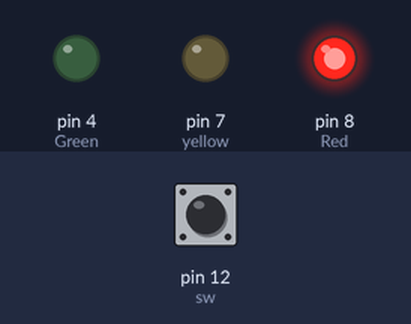
Simulated run of this sketch. Board: Arduino Uno, built with avr-gcc and run on an emulated ATmega328P. On the bench: output pins drawn as LEDs (lit = HIGH). Inputs (shaded band) come from the test bench; at power-on: pin 12 (sw) HIGH.

Above: at 3.8 s.
3.9 s: pin 12 (sw) pulled LOW for 1.3 s
At 4.4 s:
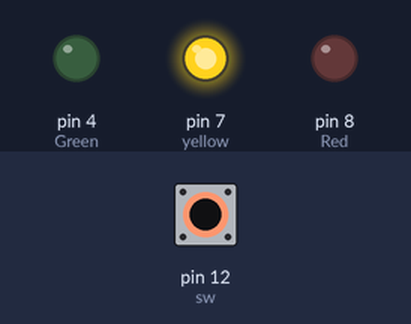
At 6.3 s:
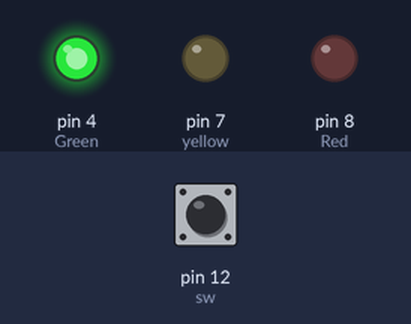
Timing chart, 0 to 7.8 s (numbered marks = the images above; inputs shaded):
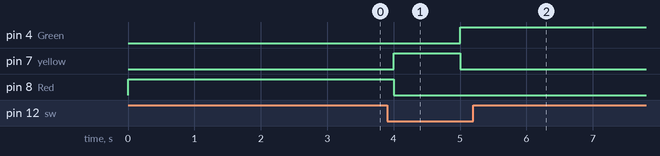

Measured:
- after the input at 3.9 s, pin 4 (Green): LOW → HIGH after 1.1 s; pin 7 (yellow): LOW → HIGH after 0.10 s, → LOW 1.0 s later; pin 8 (Red): HIGH → LOW after 0.10 s

The sketch:

Project_1.ino
```cpp
#define sw 12
#define Red 8
#define yellow 7
#define Green 4
int c=0;
void setup() {
  // put your setup code here, to run once:
pinMode(sw,INPUT);
pinMode(Red,OUTPUT);
pinMode(yellow,OUTPUT);
pinMode(Green,OUTPUT);
digitalWrite(sw,HIGH);
}
void loop() {
  // put your main code here, to run repeatedly:
  if(c==0){
    digitalWrite(Red,HIGH);
    digitalWrite(yellow,LOW);
    digitalWrite(Green,LOW);
    delay(1000);

  }if(c==1){
    digitalWrite(yellow,HIGH);
    digitalWrite(Red,LOW);
    digitalWrite(Green,LOW);
    delay(1000);

  }if(c==2){
    digitalWrite(Green,HIGH);
    digitalWrite(Red,LOW);
    digitalWrite(yellow,LOW);
    delay(1000);

  }else{
    digitalWrite(Red,LOW);
     digitalWrite(yellow,LOW);
     digitalWrite(Green,LOW);}
  if(digitalRead(sw)==LOW){
    c++;
    if(c>2) c=0;
    }

}
```

Better_Calculator.c
```cpp
#include<stdio.h>
int main(){

double x;
double y;
char operator;

printf("Enter a num: ");
scanf("%lf",&x);
printf("Enter an operator: ");
scanf(" %c",&operator);
printf("Enter a num: ");
scanf("%lf",&y);
switch(operator){

case('+'):printf("%f",x+y);break;
case('-'):printf("%f",x-y);break;
case('/'):printf("%f",x/y);break;
case('*'):printf("%f",x*y);break;

}


}
```

Guess_Game.c
```cpp
#include<stdio.h>
int main(){
    int guess,GuessLimit=0,count=0;

while(guess!=5&&GuessLimit==0){
     if(count<3){
    scanf("%d",&guess); count++;}else{
        GuessLimit=1;
    }

}
if(GuessLimit==1){
    printf("Wrong((");
}else{
    printf("YoU Win!!");
}


}
```

Setup.c
```cpp
#include<stdio.h>
int main(){

    printf("Hello World");
}
```

Simple_Calculator.c
```cpp
#include<stdio.h>

int main(){

double x;
double y;
printf("plesae enter the first num: ");
scanf("%lf",&x);
printf("plesae enter the second num: ");
scanf("%lf",&y);
printf("Answer: %f",x+y);
return 0;
} 
```

Squad-BSD_SalahElshafey_CalculateSum__Avg.c
```cpp
#include<stdio.h>
int main(){

double x,y,z,s=0,avg;

scanf("%lf%lf%lf",&x,&y,&z);
s=x+y+z;
printf("sum is: %.2f",s);
avg=(x+y+z)/3;
printf("average is : %.2f",avg);
return 0;

}
```

Squad_BSD_SalahElshafey_SquadProject1.c
```cpp
#include<stdio.h>
#include<math.h>
//r=Right tringle , c=circle , s=square ,p=pyramid
void square(int height)
{
   for(int i=0;i<height;i++)
   {
    for(int j=0;j<height;j++) printf("*");
    printf("\n");
   }
}
void circle(int height)
{
  float dist;
  // for horizontal movement
  for (int i = 0; i <= height; i++)
  {
    // for vertical movement
    for (int j = 0; j <= height; j++) {
      dist = sqrt((i - height/2) * (i - height/2) +
                  (j - height/2) * (j - height/2));
      // dist should be in the range (radius - 0.5)
      // and (radius + 0.5) to print stars(*)
      if (dist > (height/2) - 0.5 && dist < (height/2) + 0.5)
        printf("*");
      else
       printf(" ");
    }
   printf("\n");
  }
}
void pyramid(int height)
{
    for(int i=1;i<=height;i++){
    for(int z=1;z<=(height-i);z++){
    printf(" ");}
    //to print *
    for(int symbol=1;symbol<=((2*i)-1);symbol++)
    printf("*");
    printf("\n");
  }
}
void R_triangle(int height)
{
for(int i=0;i<height;i++){
    for(int j=0;j<=i;j++){
        printf("*");
    }
    printf("\n");
}
}
typedef struct q{
int height;
char shape;
}S;
int main()
{
S Var;
printf("To print the following shapes enter the equivalent character\nRight triangle : r\nSquare : s\nPyramid : p\nCircle : c\n");
printf("Please enter shape character : ");
scanf("%c",&Var.shape);
printf("Please enter shape height : ");
scanf("%d",&Var.height);
while(Var.height < 2)
{
    printf("Please enter a number greater than 2 : ");
    scanf("%d",&Var.height);
}
if(Var.shape=='s') square(Var.height);
else if(Var.shape=='r') R_triangle(Var.height);
else if(Var.shape=='p') pyramid(Var.height);
else if (Var.shape=='c')circle(Var.height);
else printf("Invalid charachter!");
return 0;
}
```

mad_libs_Game.c
```cpp
#include<stdio.h>
int main(){

char color[20];
char pluralnoun[20];
char celebrityF[20];
char celebrityL[20];
printf("Enter a color:");
scanf("%s",color);
printf("Enter a plural-noun:");
scanf("%s",pluralnoun);
printf("Enter a celebrity:");
scanf("%s%s",celebrityF,celebrityL);


printf("Roses are %s \n",color);
printf("%s are blue \n",pluralnoun);
printf("I love %s %s \n",celebrityF,celebrityL);


}
```
